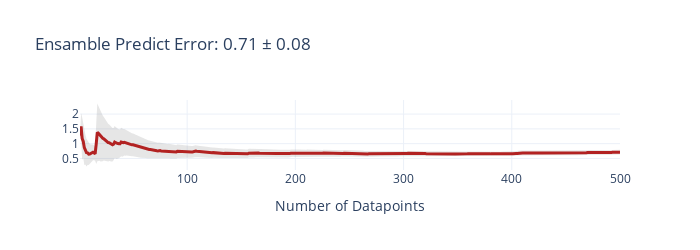
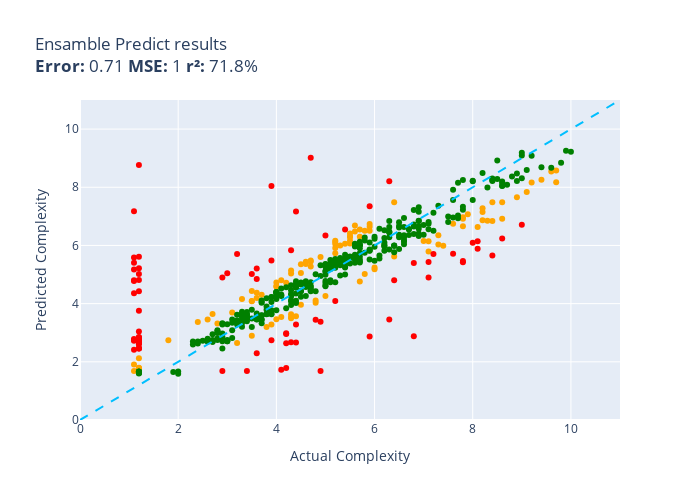

Notebook cell for these charts, in order:
### Code cell
NN_BIAS = 0.3
LLM_BIAS = 0.7

counter = 0
def ensemble_predict(item):
    global counter
    nn_score = nn_agent.predict(item)
    llm_score = llm_agent.predict_saved(counter)
    counter += 1
    final_score = NN_BIAS * nn_score + LLM_BIAS * llm_score
    return final_score

evaluate(ensemble_predict, test)

### Figure 1 — Plotly figure (JSON) as saved in the notebook; plotly's stock layout.template omitted (floating-point values rounded to 4 significant figures; data arrays with more than 128 entries replaced by an {"elided": "..."} marker saying what was removed)
{"data": [{"fill": "toself", "fillcolor": "rgba(128,128,128,0.2)", "hoverinfo": "skip", "line": {"color": "rgba(255,255,255,0)"}, "name": "95% CI", "showlegend": false, "type": "scatter", "x": {"elided": "1000 int values"}, "y": {"elided": "1000 float values"}}, {"customdata": {"elided": "500x1 float values"}, "hovertemplate": "n=%{x}<br>Avg Error=%{y:,.2f}<br>±95% CI=%{customdata[0]:,.2f}<extra></extra>", "line": {"color": "firebrick", "width": 3}, "mode": "lines", "name": "Cumulative Avg Error", "type": "scatter", "x": {"elided": "500 int values"}, "y": {"elided": "500 float values"}}], "layout": {"height": 250, "showlegend": false, "title": {"text": "Ensamble Predict Error: 0.71 ± 0.08"}, "width": 700, "xaxis": {"title": {"text": "Number of Datapoints"}}}}

### Figure 2 — Plotly figure (JSON) as saved in the notebook; plotly's stock layout.template omitted (floating-point values rounded to 4 significant figures; data arrays with more than 128 entries replaced by an {"elided": "..."} marker saying what was removed)
{"data": [{"customdata": [["(function (stmt, cfg) {\n            this...<br>Guess=7.8 Actual=9.1"], ["(function() {\n    var tok = this.expect(...<br>Guess=4.1 Actual=4.8"], ["const getLocation = () => {\n    var trac...<br>Guess=6.3 Actual=5.5"], ["const functionEntry = (name) => {\n      ...<br>Guess=3.6 Actual=4.4"], ["(function (params) {\n        var algorit...<br>Guess=7.1 Actual=8.2"], ["const abstractDegreeCentrality = (assign...<br>Guess=5.2 Actual=6.0"], ["(function (out) {\n            var cfg = ...<br>Guess=6.7 Actual=7.6"], ["(function(patch) {\n\t\t\t// patch [key, nul...<br>Guess=6.7 Actual=5.9"], ["(function(rm, oRoadMap, oStep, aAddition...<br>Guess=7.5 Actual=8.4"], ["const createNav = (sources) => {\n  const...<br>Guess=2.7 Actual=1.8"], ["const compareWebhooks = (webhook, name, ...<br>Guess=6.3 Actual=5.5"], ["(function (type, para) {\n\n\t\t// avoid flo...<br>Guess=8.5 Actual=9.6"], ["const moveSelection = (forward, reset) =...<br>Guess=7.5 Actual=8.6"], ["const initClient = (client) => {\n  var w...<br>Guess=4.0 Actual=4.8"], ["(function (start, end, points, iMap, res...<br>Guess=6.4 Actual=5.5"], ["const getFormatterResults = () => {\n    ...<br>Guess=2.1 Actual=1.2"], ["const mountClassInstance = (workInProgre...<br>Guess=6.2 Actual=5.5"], ["const makeFunctionWrapper = (original, f...<br>Guess=1.7 Actual=1.2"], ["(function(current_templates) {\n\n\t\tvar i ...<br>Guess=6.1 Actual=5.4"], ["(function ( buttonSet, wrapper )\n\t{\n\t\tva...<br>Guess=5.9 Actual=5.2"], ["const translateTemplates = (templates) =...<br>Guess=5.6 Actual=4.9"], ["(function(value) {\n        switch (value...<br>Guess=6.1 Actual=5.2"], ["(function(path_config) {\n\n\t\tvar view,\n\t\t...<br>Guess=5.6 Actual=6.4"], ["(function(removeTarget) {\n        var me...<br>Guess=3.3 Actual=2.8"], ["(function (legend, item) {\n\t\t\tvar spacin...<br>Guess=6.3 Actual=7.3"], ["const buildViewAttribsSpecial = ( attNam...<br>Guess=8.2 Actual=9.7"], ["const reducer = () => {\n    var state = ...<br>Guess=5.2 Actual=6.0"], ["(function(language_slug, project_slug, r...<br>Guess=6.9 Actual=8.6"], ["(function(cells, reflow) {\n    var colum...<br>Guess=4.4 Actual=3.6"], ["(function(e) {\n          el.off('mousemo...<br>Guess=3.6 Actual=4.3"], ["const runQuery = (cursorFactory, filter,...<br>Guess=5.0 Actual=5.8"], ["const _gpfDispatchEvent = (event, params...<br>Guess=4.6 Actual=4.0"], ["const buildQuery = (opts, globalSearch) ...<br>Guess=4.8 Actual=4.1"], ["const JailedSite = (connection) => {\n  t...<br>Guess=1.9 Actual=1.1"], ["(function(column,isInv)\r\n\t\t{\r\n\t\t\tvar mul...<br>Guess=5.7 Actual=5.2"], ["const loadConfig = (opts) => {\n  if (opt...<br>Guess=2.6 Actual=3.2"], ["const _determineAutoPosition = (targetEl...<br>Guess=6.7 Actual=5.6"], ["const getSott = (callback, config, start...<br>Guess=1.8 Actual=1.2"], ["const BaseLayer = (document, group, raw)...<br>Guess=6.9 Actual=8.3"], ["const createElement = (config) => {\n    ...<br>Guess=8.6 Actual=9.7"], ["(function(qName, data, opts) {\n    var q...<br>Guess=1.8 Actual=1.2"], ["const existing_stats = (stats_type, buck...<br>Guess=4.2 Actual=3.6"], ["const arraySample = (arr, num, remove) =...<br>Guess=5.4 Actual=4.7"], ["(function(inline) {\n  var attrs;\n  switc...<br>Guess=6.2 Actual=7.0"], ["const reportManualError = (err, request,...<br>Guess=5.4 Actual=4.6"], ["(function () {\n\t\tif (!this.options.stack...<br>Guess=8.2 Actual=9.2"], ["(function() {\n        var offset = this....<br>Guess=6.0 Actual=5.3"], ["const Inputter = (options, components) =...<br>Guess=6.6 Actual=5.9"], ["const setaddall = (set, iterable) => {\n ...<br>Guess=4.0 Actual=4.5"], ["function createProgramInfo(\n    gl, shad...<br>Guess=3.6 Actual=2.7"], ["const injectElementWithStyles = ( rule, ...<br>Guess=6.5 Actual=5.7"], ["(function(templateName, data) {\n\t\tvar va...<br>Guess=7.0 Actual=7.8"], ["const appendDirEnd = (str, struct) => {\n...<br>Guess=5.0 Actual=4.3"], ["const FusionPoseSensor = (kFilter, predi...<br>Guess=6.3 Actual=5.7"], ["(function( buffer, offset ) {\n\n    offse...<br>Guess=6.5 Actual=5.6"], ["const xbDebugApplyFunction = (funcname, ...<br>Guess=4.6 Actual=4.0"], ["(function(number, pad) {\n      var endia...<br>Guess=5.5 Actual=4.7"], ["const getDefinition = (name) => {\n  var ...<br>Guess=3.2 Actual=3.8"], ["const evaluateLatch = (resolver, options...<br>Guess=6.0 Actual=7.4"], ["const resolvePath = (filepath) => {\n  fi...<br>Guess=6.5 Actual=5.9"], ["const execute_ = (ctx, statement, values...<br>Guess=4.7 Actual=4.2"], ["(function (start, input, end, source) {\n...<br>Guess=7.1 Actual=7.9"], ["const mergeOptions = (defaults, settings...<br>Guess=4.1 Actual=3.5"], ["const registerExtension = (extension) =>...<br>Guess=5.1 Actual=4.3"], ["const logArr = (arr) => {\n\n  if(argument...<br>Guess=4.4 Actual=3.5"], ["const updateJXcoreExtensionImport = (con...<br>Guess=4.1 Actual=3.5"], ["const publish = (selector) => {\n    retu...<br>Guess=1.7 Actual=1.1"], ["(function (element, selector) {\n    var ...<br>Guess=1.8 Actual=1.2"], ["const SocketServices = ( options ) => {\n...<br>Guess=3.5 Actual=4.3"], ["const validateArraySpacing = (node) => {...<br>Guess=7.3 Actual=8.2"], ["const sbc = (cpu, n) => {\n    const cy =...<br>Guess=4.2 Actual=3.3"], ["const advance = (id, t) => {\n        swi...<br>Guess=7.5 Actual=6.4"], ["function processContents(\n  contentDir, ...<br>Guess=5.8 Actual=7.1"], ["(function(image, x, y, options) {\n      ...<br>Guess=4.7 Actual=4.0"], ["const parser = (file, callback) => {\n  /...<br>Guess=6.9 Actual=8.2"], ["const recreateError = (err) => {\n\tconst ...<br>Guess=6.1 Actual=7.1"], ["const $super = (arrayOfArgs) => {\r\n     ...<br>Guess=5.4 Actual=4.5"], ["const connectMutationObservers = () => {...<br>Guess=3.3 Actual=3.9"], ["(function (level, message, tag, data) {\n...<br>Guess=6.6 Actual=8.1"], ["(function( ev, element ) {\n\t\t\tvar isLeft...<br>Guess=4.3 Actual=5.0"], ["const logWrap = (level) => {\n    return ...<br>Guess=4.8 Actual=5.7"], ["const _default = (base, link) => {\n  // ...<br>Guess=5.1 Actual=4.5"], ["const streamToBuffer = (stream, cb) => {...<br>Guess=1.7 Actual=1.2"], ["const removeElement = ( element, enterTa...<br>Guess=6.1 Actual=5.5"], ["const pipeRunStep = () => {\n\t//Public AP...<br>Guess=1.7 Actual=1.2"], ["const writeBuildscriptHookForCrashlytics...<br>Guess=6.1 Actual=5.2"], ["(function(date, value, period) {\n       ...<br>Guess=3.5 Actual=4.3"], ["const _compressOther = (json, aKeys) => ...<br>Guess=3.7 Actual=3.1"], ["(function ( name, value, offset, domain,...<br>Guess=6.8 Actual=8.4"], ["const getComponentName = (destPath) => {...<br>Guess=1.8 Actual=1.2"], ["function createPlaneVertices(\n    width,...<br>Guess=6.0 Actual=7.3"], ["function preprocessCartForServer( {\n\tcou...<br>Guess=3.5 Actual=2.6"], ["(function() {\n\n      var matches = this....<br>Guess=8.3 Actual=9.4"], ["(function ( timeCode, frameRate, dropFra...<br>Guess=7.7 Actual=8.9"], ["const prune = (str, max, nice, suf) => {...<br>Guess=3.5 Actual=4.0"], ["const getStyle = (element) => {\n    cons...<br>Guess=3.4 Actual=2.4"], ["const StreamClient = (options) => {\n    ...<br>Guess=6.7 Actual=7.8"], ["const compareByOriginalPositions = (mapp...<br>Guess=5.4 Actual=4.6"], ["(function (url, callback, options) {\n   ...<br>Guess=2.9 Actual=3.5"], ["(function( item, index ) {\n        $.con...<br>Guess=4.3 Actual=3.7"], ["const _pbkdf2Passphrase = async (passphr...<br>Guess=3.5 Actual=4.1"], ["const parseBindings = (bindings) => {\n  ...<br>Guess=6.2 Actual=5.2"], ["const splitLongWord = (word, widths_arra...<br>Guess=5.3 Actual=4.7"], ["(function(event) {\n    if (event && /^_(...<br>Guess=6.9 Actual=7.8"], ["const getViewRoot = (source) => {\n\tconst...<br>Guess=6.5 Actual=5.8"]], "hovertemplate": "%{customdata[0]}<extra></extra>", "legendgroup": "orange", "marker": {"color": "orange", "size": 6, "symbol": "circle"}, "mode": "markers", "name": "orange", "orientation": "v", "showlegend": true, "type": "scatter", "x": [9.1, 4.8, 5.5, 4.4, 8.2, 6.0, 7.6, 5.9, 8.4, 1.8, 5.5, 9.6, 8.6, 4.8, 5.5, 1.2, 5.5, 1.2, 5.4, 5.2, 4.9, 5.2, 6.4, 2.8, 7.3, 9.7, 6.0, 8.6, 3.6, 4.3, 5.8, 4.0, 4.1, 1.1, 5.2, 3.2, 5.6, 1.2, 8.3, 9.7, 1.2, 3.6, 4.7, 7.0, 4.6, 9.2, 5.3, 5.9, 4.5, 2.7, 5.7, 7.8, 4.3, 5.7, 5.6, 4.0, 4.7, 3.8, 7.4, 5.9, 4.2, 7.9, 3.5, 4.3, 3.5, 3.5, 1.1, 1.2, 4.3, 8.2, 3.3, 6.4, 7.1, 4.0, 8.2, 7.1, 4.5, 3.9, 8.1, 5.0, 5.7, 4.5, 1.2, 5.5, 1.2, 5.2, 4.3, 3.1, 8.4, 1.2, 7.3, 2.6, 9.4, 8.9, 4.0, 2.4, 7.8, 4.6, 3.5, 3.7, 4.1, 5.2, 4.7, 7.8, 5.8], "xaxis": "x", "y": [7.837, 4.106, 6.304, 3.566, 7.149, 5.246, 6.749, 6.738, 7.485, 2.739, 6.293, 8.54, 7.486, 4.031, 6.414, 2.122, 6.163, 1.708, 6.059, 5.908, 5.599, 6.053, 5.622, 3.316, 6.347, 8.169, 5.185, 6.915, 4.375, 3.632, 5.022, 4.608, 4.807, 1.907, 5.734, 2.646, 6.684, 1.792, 6.851, 8.576, 1.755, 4.198, 5.445, 6.151, 5.361, 8.16, 5.998, 6.645, 3.96, 3.646, 6.549, 6.97, 5.04, 6.302, 6.484, 4.583, 5.481, 3.2, 5.993, 6.505, 4.719, 7.073, 4.082, 5.137, 4.432, 4.095, 1.684, 1.769, 3.542, 7.283, 4.163, 7.485, 5.788, 4.725, 6.867, 6.141, 5.356, 3.284, 6.638, 4.259, 4.764, 5.055, 1.708, 6.071, 1.742, 6.118, 3.5, 3.692, 6.84, 1.779, 6.033, 3.459, 8.26, 7.659, 3.461, 3.366, 6.663, 5.441, 2.899, 4.309, 3.541, 6.159, 5.274, 6.92, 6.503], "yaxis": "y"}, {"customdata": [["const processConfig = (config) => {\n    ...<br>Guess=8.2 Actual=6.3"], ["const checkGroup = (nodes) => {\n        ...<br>Guess=7.2 Actual=1.1"], ["(function(s) {\r\n\t\t\ts = tinymce.trim(s);\r...<br>Guess=8.8 Actual=1.2"], ["const getWeight = (labels, labelWeight) ...<br>Guess=2.8 Actual=1.1"], ["const runScript = (code) => {\n    var an...<br>Guess=4.4 Actual=1.1"], ["(function(req, res) {\n    var params = U...<br>Guess=4.4 Actual=1.2"], ["(function(r, g, b, a) {\n    var rgb = [r...<br>Guess=2.7 Actual=1.1"], ["const isKeyword = (id) => {\n        swit...<br>Guess=5.7 Actual=7.6"], ["const getToken = (options) => {\n    retu...<br>Guess=2.7 Actual=4.4"], ["const Decoder = () => {\n    var skip = 0...<br>Guess=2.6 Actual=4.2"], ["(function(other) {\n\tvar me = this.region...<br>Guess=1.8 Actual=4.2"], ["const makeEvent = (entry, hostname) => {...<br>Guess=3.0 Actual=1.2"], ["(function(isInstant) {\n      if (this._l...<br>Guess=1.7 Actual=2.9"], ["(function(editorContext, context, astMan...<br>Guess=5.4 Actual=7.8"], ["const isGlob = (candidate) => {\n  if (ty...<br>Guess=2.7 Actual=1.1"], ["const tableFromMethods = (methodsArr) =>...<br>Guess=2.7 Actual=1.2"], ["(function() {\n    var flashBridge = _fla...<br>Guess=5.5 Actual=3.9"], ["(function (referencePath, baseLogicalPat...<br>Guess=2.8 Actual=1.2"], ["(function() {\n\t\tvar ti, p, source;\n\n\t\tif...<br>Guess=6.3 Actual=5.0"], ["(function(name, value) {\n\t\t\t\tvar self = ...<br>Guess=4.8 Actual=1.2"], ["(function (elems, context) {\n           ...<br>Guess=2.7 Actual=3.9"], ["(function () {\n\n\t\tvar series = this,\n\t\t\t...<br>Guess=7.2 Actual=4.4"], ["(function(apiClient) {\n    this.apiClien...<br>Guess=2.7 Actual=4.3"], ["(function () {\n\t\t\tvar bLoaded = sap.ui.g...<br>Guess=2.4 Actual=1.1"], ["const pathsort = (paths, sep, algorithm)...<br>Guess=2.5 Actual=1.2"], ["const PromiseResolutionHandlerFunction =...<br>Guess=3.3 Actual=4.4"], ["const fix = (event) => {\n    if (!('defa...<br>Guess=2.5 Actual=1.2"], ["const extractToText = (strings) => {\r\n\t\t...<br>Guess=6.2 Actual=8.6"], ["const init = (domainManager) => {\n    _d...<br>Guess=2.9 Actual=5.9"], ["const createAPIDoneHook = (done, ctx) =>...<br>Guess=3.4 Actual=4.9"], ["const prop = (dest, pd, src, isrc, ndflt...<br>Guess=6.1 Actual=8.0"], ["const _getUser = (response) => {\n\n    if...<br>Guess=2.6 Actual=1.2"], ["(function (ax, ay, bx, by, cx, cy, dx, d...<br>Guess=7.3 Actual=5.9"], ["const generateUsername = (base) => {\n   ...<br>Guess=3.0 Actual=4.2"], ["const server = (argv, config, args) => {...<br>Guess=1.7 Actual=4.1"], ["const strftime = (offsetObject) => {\n  r...<br>Guess=5.5 Actual=7.8"], ["const addPluginsFromBundles = (resultCon...<br>Guess=2.7 Actual=1.2"], ["const throttleMiddleware = (request, res...<br>Guess=4.9 Actual=2.9"], ["const updateBrokerListInConfigFile = (co...<br>Guess=5.8 Actual=4.3"], ["const CleanValue = (config, value) => {\n...<br>Guess=6.7 Actual=9.0"], ["const processFiles = (bucket, key, trans...<br>Guess=3.8 Actual=1.2"], ["(function ( e, args, scope, warning ) {\n...<br>Guess=3.4 Actual=4.8"], ["(function () {\n\n            // Documente...<br>Guess=3.0 Actual=4.2"], ["const dump = (logger) => {\n    var prefi...<br>Guess=2.8 Actual=1.2"], ["const loadSchema = (schemaBasePath, full...<br>Guess=2.9 Actual=1.2"], ["const createContext = (params, onNext) =...<br>Guess=2.7 Actual=1.2"], ["const isNumericSubclass = ( t, t_min, t_...<br>Guess=9.0 Actual=4.7"], ["(function(walk) {\n        if (this.emitT...<br>Guess=4.8 Actual=3.6"], ["const addTransient = ( internalObj, temp...<br>Guess=2.8 Actual=1.2"], ["const negate = (m, dst) => {\n  dst = dst...<br>Guess=2.3 Actual=3.6"], ["const determineFreqCategories = () => {\n...<br>Guess=5.0 Actual=3.5"], ["const getBlocks = ( text ) => {\n\tvar blo...<br>Guess=5.7 Actual=7.2"], ["const hasPrefix = (property, prefix) => ...<br>Guess=2.7 Actual=1.2"], ["const configure = (chart, options, chart...<br>Guess=5.4 Actual=6.8"], ["(function() {\n      \n      var getDefaul...<br>Guess=5.2 Actual=3.6"], ["(function (options) {\n        _.isString...<br>Guess=6.1 Actual=8.1"], ["(function () {\n    var tzGuess = moment....<br>Guess=2.7 Actual=1.2"], ["(function() {\n\t\t\tvar rangeList = this,\n\t...<br>Guess=4.9 Actual=7.1"], ["(function(){\n            if(errors.lengt...<br>Guess=2.6 Actual=1.2"], ["const getConnection = (req, res, next, c...<br>Guess=2.8 Actual=1.2"], ["const equals = (a, b) => {\n  var a0 = a[...<br>Guess=2.9 Actual=6.8"], ["const _createMethod = (definition, metho...<br>Guess=4.1 Actual=5.2"], ["const bidResponseAvailable = (bidRequest...<br>Guess=5.6 Actual=1.2"], ["const isConstant = (node, inBooleanPosit...<br>Guess=5.9 Actual=8.1"], ["(function (response, statusCode, statusT...<br>Guess=5.2 Actual=1.1"], ["const getDestinations = (rootTree, locat...<br>Guess=5.4 Actual=1.1"], ["const traverseThroughObject = (lookup, d...<br>Guess=6.5 Actual=5.4"], ["const NumberFilter = ($locale) => {\n  co...<br>Guess=5.4 Actual=7.1"], ["const esriFy = (properties, geometry, da...<br>Guess=5.0 Actual=1.2"], ["const Node = (config) => {\n    RED.nodes...<br>Guess=4.8 Actual=6.4"], ["const scriptLoader = (url, callback) => ...<br>Guess=5.0 Actual=3.0"], ["const reflowText = (text, width, gfm) =>...<br>Guess=5.7 Actual=8.4"], ["(function(input) {\n\t\tvar needstesting = ...<br>Guess=2.5 Actual=1.2"], ["const Peer = (options) => {\n  if (!(this...<br>Guess=3.5 Actual=6.3"], ["const executeAuthCreateUserCommand = (db...<br>Guess=8.0 Actual=3.9"], ["const serialize = (root) => {\n        //...<br>Guess=5.6 Actual=1.1"], ["const validStore = (store) => {\r\n    ret...<br>Guess=1.7 Actual=4.9"], ["const race$1 = (entries) => {\n  /*jshint...<br>Guess=2.7 Actual=1.2"], ["(function (e) {\n\n        // if you click...<br>Guess=5.2 Actual=1.2"], ["(function(apiClient) {\n    this.apiClien...<br>Guess=1.7 Actual=3.4"], ["(function(/* filename, data[, encoding],...<br>Guess=4.8 Actual=1.1"], ["const importAll = (context) => {\n  const...<br>Guess=4.8 Actual=1.1"], ["const deepFreeze = (obj) => {\n    // if ...<br>Guess=5.7 Actual=3.2"]], "hovertemplate": "%{customdata[0]}<extra></extra>", "legendgroup": "red", "marker": {"color": "red", "size": 6, "symbol": "circle"}, "mode": "markers", "name": "red", "orientation": "v", "showlegend": true, "type": "scatter", "x": [6.3, 1.1, 1.2, 1.1, 1.1, 1.2, 1.1, 7.6, 4.4, 4.2, 4.2, 1.2, 2.9, 7.8, 1.1, 1.2, 3.9, 1.2, 5.0, 1.2, 3.9, 4.4, 4.3, 1.1, 1.2, 4.4, 1.2, 8.6, 5.9, 4.9, 8.0, 1.2, 5.9, 4.2, 4.1, 7.8, 1.2, 2.9, 4.3, 9.0, 1.2, 4.8, 4.2, 1.2, 1.2, 1.2, 4.7, 3.6, 1.2, 3.6, 3.5, 7.2, 1.2, 6.8, 3.6, 8.1, 1.2, 7.1, 1.2, 1.2, 6.8, 5.2, 1.2, 8.1, 1.1, 1.1, 5.4, 7.1, 1.2, 6.4, 3.0, 8.4, 1.2, 6.3, 3.9, 1.1, 4.9, 1.2, 1.2, 3.4, 1.1, 1.1, 3.2], "xaxis": "x", "y": [8.205, 7.175, 8.762, 2.785, 4.358, 4.425, 2.746, 5.712, 2.664, 2.636, 1.791, 3.038, 1.688, 5.419, 2.722, 2.748, 5.479, 2.812, 6.339, 4.812, 2.741, 7.167, 2.668, 2.417, 2.469, 3.279, 2.459, 6.241, 2.866, 3.378, 6.09, 2.646, 7.348, 2.958, 1.727, 5.464, 2.711, 4.897, 5.835, 6.709, 3.758, 3.444, 2.984, 2.838, 2.856, 2.732, 9.013, 4.846, 2.785, 2.298, 5.023, 5.709, 2.657, 5.399, 5.206, 6.143, 2.668, 4.899, 2.594, 2.767, 2.88, 4.088, 5.614, 5.886, 5.172, 5.408, 6.544, 5.431, 5.022, 4.801, 5.041, 5.652, 2.459, 3.459, 8.048, 5.582, 1.684, 2.669, 5.216, 1.688, 4.779, 4.808, 5.704], "yaxis": "y"}, {"customdata": {"elided": "312x1 str values"}, "hovertemplate": "%{customdata[0]}<extra></extra>", "legendgroup": "green", "marker": {"color": "green", "size": 6, "symbol": "circle"}, "mode": "markers", "name": "green", "orientation": "v", "showlegend": true, "type": "scatter", "x": {"elided": "312 float values"}, "xaxis": "x", "y": {"elided": "312 float values"}, "yaxis": "y"}, {"hoverinfo": "skip", "line": {"color": "deepskyblue", "dash": "dash", "width": 2}, "mode": "lines", "name": "y = x", "showlegend": false, "type": "scatter", "x": [0, 11], "y": [0, 11]}], "layout": {"height": 500, "legend": {"title": {"text": "color"}, "tracegroupgap": 0}, "showlegend": false, "title": {"text": "Ensamble Predict results<br><b>Error:</b> 0.71 <b>MSE:</b> 1 <b>r²:</b> 71.8%"}, "width": 700, "xaxis": {"anchor": "y", "domain": [0, 1], "range": [0, 11], "title": {"text": "Actual Complexity"}}, "yaxis": {"anchor": "x", "domain": [0, 1], "range": [0, 11], "title": {"text": "Predicted Complexity"}}}}
